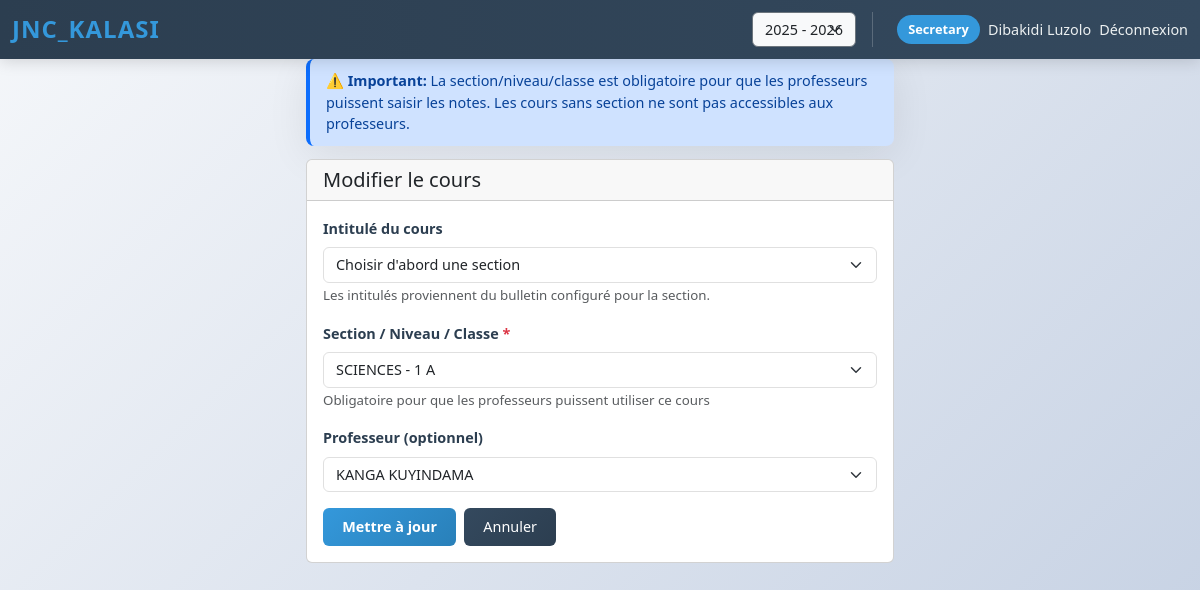
/admin/courses/1/edit (signed in), run on the app's committed database.
### models/__init__.py (models this page shows, shortened)
class User(UserMixin, db.Model):
    __tablename__ = 'users'
    id = db.Column(db.Integer, primary_key=True)
    school_id = db.Column(db.Integer, db.ForeignKey('schools.id'), nullable=True)  # Nullable pour super_admin
    username = db.Column(db.String(80), unique=True, nullable=False)
    password_hash = db.Column(db.String(255), nullable=False)
    role = db.Column(db.Enum('super_admin', 'school_admin', 'secretary', 'discipline', 'professor', name='role_enum'), nullable=False)
    full_name = db.Column(db.String(120), nullable=False)
    email = db.Column(db.String(120))
    created_at = db.Column(db.DateTime, server_default=db.func.now())
    is_active = db.Column(db.Boolean, nullable=False, default=True, server_default=db.text('1'))  # For blocking/unblocking
    last_login_at = db.Column(db.DateTime, nullable=True)
    last_login_ip = db.Column(db.String(45), nullable=True)  # IPv6 compatible
    login_failed_attempts = db.Column(db.Integer, default=0, nullable=False)
    last_failed_login_at = db.Column(db.DateTime, nullable=True)
    last_failed_login_ip = db.Column(db.String(45), nullable=True)
    password_reset_token = db.Column(db.String(100), nullable=True)
    password_reset_expires = db.Column(db.DateTime, nullable=True)
    must_change_password = db.Column(db.Boolean, default=False, nullable=False)
    school = db.relationship('School', back_populates='users')
    courses = db.relationship('Course', back_populates='professor', lazy='dynamic')
    attendance_records = db.relationship('AttendanceRecord', foreign_keys='AttendanceRecord.professor_id', back_populates='professor', lazy='dynamic')
    created_subscriptions = db.relationship('SchoolSubscription', foreign_keys='SchoolSubscription.created_by_user_id', back_populates='created_by_user', lazy='dynamic')
    validated_subscription_payments = db.relationship('SchoolSubscriptionPayment', foreign_keys='SchoolSubscriptionPayment.confirmed_by_user_id', back_populates='confirmed_by_user', lazy='dynamic')
    opened_support_tickets = db.relationship('RemoteSupportTicket', foreign_keys='RemoteSupportTicket.created_by_user_id', back_populates='created_by_user', lazy='dynamic')
    handled_support_tickets = db.relationship('RemoteSupportTicket', foreign_keys='RemoteSupportTicket.handled_by_user_id', back_populates='handled_by_user', lazy='dynamic')
    received_notifications = db.relationship('Notification', foreign_keys='Notification.recipient_id', back_populates='recipient', lazy='dynamic')
    sent_notifications = db.relationship('Notification', foreign_keys='Notification.actor_id', back_populates='actor', lazy='dynamic')
    def is_super_admin(self):
        return self.role == 'super_admin'

class Course(db.Model):
    __tablename__ = 'courses'
    id = db.Column(db.Integer, primary_key=True)
    school_id = db.Column(db.Integer, db.ForeignKey('schools.id'), nullable=False)
    title = db.Column(db.String(120), nullable=False)
    section_id = db.Column(db.Integer, db.ForeignKey('sections.id'), nullable=True)
    professor_id = db.Column(db.Integer, db.ForeignKey('users.id'), nullable=True)
    branch_id = db.Column(db.Integer, db.ForeignKey('bulletin_branches.id'), nullable=True)
    school = db.relationship('School', back_populates='courses')
    section = db.relationship('Section', back_populates='courses')
    professor = db.relationship('User', back_populates='courses')
    branch = db.relationship('BulletinBranch')
    grades = db.relationship('Grade', back_populates='course', lazy='dynamic')
    attendance_records = db.relationship('AttendanceRecord', back_populates='course', lazy='dynamic')

class Section(db.Model):
    __tablename__ = 'sections'
    id = db.Column(db.Integer, primary_key=True)
    school_id = db.Column(db.Integer, db.ForeignKey('schools.id'), nullable=False)
    name = db.Column(db.String(100), nullable=False)
    level = db.Column(db.String(50), nullable=False)
    class_name = db.Column(db.String(20), nullable=False)
    school = db.relationship('School', back_populates='sections')
    students = db.relationship('Student', back_populates='section', lazy='dynamic')
    courses = db.relationship('Course', back_populates='section', lazy='dynamic')

### routes/admin/courses.py (the view, shortened to what this page needs)
@admin_bp.route('/courses/<int:course_id>/edit', methods=['GET', 'POST'])
@login_required
def edit_course(course_id, school_slug=None):
    school_id = get_school_id_for_admin_context() or current_user.school_id
    course = Course.query.filter_by(id=course_id, school_id=school_id).first_or_404()
    sections = Section.query.filter_by(school_id=school_id).order_by(Section.name, Section.level, Section.class_name).all()
    professors = User.query.filter_by(school_id=school_id, role='professor').order_by(User.full_name).all()
    return render_template('admin/edit_course.html', course=course, sections=sections, professors=professors)

### app.py (called while the page is built)
@login_manager.user_loader
def load_user(user_id):
    return db.session.get(User, int(user_id))

@app.before_request
def ensure_schema():
    if not app.config.get('SCHEMA_INITIALIZED', False):
        db.create_all()
        _ensure_school_columns()
        _ensure_bulletin_config_columns()
        _ensure_academic_year_columns()
        _ensure_attendance_columns()
        _ensure_user_roles()
        from models import AcademicYear
        if not AcademicYear.query.first():
            db.session.add(AcademicYear(name="2025 - 2026", is_active=True))
            db.session.commit()
        app.config['SCHEMA_INITIALIZED'] = True

@app.url_value_preprocessor
def pull_school_slug(endpoint, values):
    if not values:
        return
    school_slug = values.get('school_slug', None)  # Don't pop for school_home route
    if school_slug:
        school = School.query.filter_by(slug=school_slug).first()
        if not school:
            abort(404)
        sync_school_activation_with_subscription(school)
        db.session.commit()
        g.school = school
        g.school_slug = school_slug
    else:
        g.school = None
        g.school_slug = None

@app.url_defaults
def add_school_slug(endpoint, values):
    if 'school_slug' in values:
        return
    if not hasattr(g, 'school_slug') or not g.school_slug:
        return
    if endpoint.startswith(('admin.', 'professor.', 'secretary.')):
        values['school_slug'] = g.school_slug

@app.context_processor
def inject_academic_years():
    from models import AcademicYear
    from flask import session
    if 'academic_year' not in session:
        active = AcademicYear.query.filter_by(is_active=True).first()
        if active:
            session['academic_year'] = active.name
        else:
            latest = AcademicYear.query.order_by(AcademicYear.name.desc()).first()
            if latest:
                session['academic_year'] = latest.name
            else:
                session['academic_year'] = "2025 - 2026"
    all_years = [y.name for y in AcademicYear.query.order_by(AcademicYear.name.desc()).all()]
    if not all_years:
        all_years = ["2025 - 2026"]
    return {
        'current_academic_year': session.get('academic_year', '2025 - 2026'),
        'all_academic_years': all_years
    }

### templates/admin/edit_course.html (shortened to what this page needs)
{% extends 'base.html' %}
{% block content %}
<div class="row justify-content-center">
  <div class="col-md-6">
    <div class="alert alert-info" role="alert">
      <strong>⚠️ Important:</strong> La section/niveau/classe est obligatoire pour que les professeurs puissent saisir les notes. Les cours sans section ne sont pas accessibles aux professeurs.
    </div>
    <div class="card">
      <div class="card-header">
        <h5 class="mb-0">Modifier le cours</h5>
      </div>
      <div class="card-body">
        <form method="post">
          <div class="mb-3">
            <label class="form-label">Intitulé du cours</label>
            <select name="title" id="title" class="form-select" required data-current-title="{{ course.title|e }}">
              <option value="">Choisir d'abord une section</option>
            </select>
            <small class="text-muted" id="titleHelpText">Les intitulés proviennent du bulletin configuré pour la section.</small>
          </div>
          <div class="mb-3">
            <label class="form-label">Section / Niveau / Classe <span class="text-danger">*</span></label>
            <select name="section_id" id="section_id" class="form-select" required>
              {% for section in sections %}
              <option value="{{ section.id }}" {% if course.section_id == section.id %}selected{% endif %}>{{ section.name }} - {{ section.level }} {{ section.class_name }}</option>
              {% endfor %}
            </select>
            <small class="text-muted">Obligatoire pour que les professeurs puissent utiliser ce cours</small>
          </div>
          <div class="mb-3">
            <label class="form-label">Professeur (optionnel)</label>
            <select name="professor_id" class="form-select">
              {% for professor in professors %}
              <option value="{{ professor.id }}" {% if course.professor_id == professor.id %}selected{% endif %}>{{ professor.full_name }}</option>
              {% endfor %}
            </select>
          </div>
          <div class="d-flex gap-2">
            <button type="submit" class="btn btn-primary">Mettre à jour</button>
            <a href="{{ url_for('admin.courses') }}" class="btn btn-secondary">Annuler</a>
          </div>
        </form>
      </div>
    </div>
  </div>
</div>
{% endblock %}

### templates/base.html (shortened to what this page needs)
<!doctype html>
<html lang="fr">
<head>
  <link href="https://cdn.jsdelivr.net/npm/bootstrap@5.3.2/dist/css/bootstrap.min.css" rel="stylesheet">
  <link href="{{ url_for('static', filename='css/styles.css') }}" rel="stylesheet">
</head>
<body>
<nav class="navbar navbar-expand-lg navbar-custom">
  <div class="container-fluid">
    {% set school_name = g.school.name if g.school else None %}
    <a class="navbar-brand navbar-brand-school" href="{{ url_for('index') if not current_user.is_authenticated else url_for('auth.redirect_by_role') }}" title="JNC_Kalasi">
      <span class="brand-main">JNC<span>_Kalasi</span></span>
    </a>
    <div class="collapse navbar-collapse" id="navbarNav">
      <ul class="navbar-nav ms-auto">
        {% if current_user.is_authenticated %}
        <li class="nav-item d-flex align-items-center me-3">
          <form method="POST" action="{{ url_for('set_academic_year') }}" class="d-flex align-items-center mb-0">
            <select name="academic_year" class="form-select form-select-sm bg-light text-dark border-secondary" onchange="this.form.submit()" style="width: auto;">
              {% for year in all_academic_years %}
              <option value="{{ year }}" {% if year == current_academic_year %}selected{% endif %}>{{ year }}</option>
              {% endfor %}
            </select>
          </form>
        </li>
        <li class="nav-item d-flex align-items-center nav-user-info">
          <span class="nav-user-badge">{{ current_user.role.replace('_', ' ').title() }}</span>
          <span class="nav-link">{{ current_user.full_name }}</span>
          <a class="nav-link" href="{{ url_for('auth.logout') }}">Déconnexion</a>
        </li>
        {% else %}
        <li class="nav-item">
          <a class="nav-link" href="{{ url_for('auth.login') }}">Connexion</a>
        </li>
        {% endif %}
      </ul>
    </div>
  </div>
</nav>
<div class="dashboard-container">
  {% block content %}{% endblock %}
</div>
</body>
</html>

### static/css/styles.css (style rules this page uses)
:root { --primary-color: #2c3e50; --secondary-color: #3498db; --accent-color: #e74c3c; --success-color: #27ae60; --warning-color: #f39c12; --light-bg: #ecf0f1; --card-shadow: 0 2px 8px rgba(0, 0, 0, 0.1); --transition: all 0.3s ease; }
* { margin: 0; padding: 0; box-sizing: border-box; }
body { font-family: 'Segoe UI', Tahoma, Geneva, Verdana, sans-serif; background: linear-gradient(135deg, #f5f7fa 0%, #c3cfe2 100%); min-height: 100vh; color: #2c3e50; line-height: 1.5; font-size: 0.95rem; margin: 0; padding: 0; }
.navbar-custom { background: linear-gradient(90deg, #2c3e50 0%, #34495e 100%); box-shadow: 0 2px 15px rgba(0, 0, 0, 0.15); padding: 0.4rem 0; position: sticky; top: 0; z-index: 1000; }
.navbar-custom .navbar-brand { font-size: 1.5rem; font-weight: 700; color: #fff !important; letter-spacing: 1px; text-transform: uppercase; margin-right: 0.5rem; }
.navbar-custom .navbar-brand span { color: #3498db; }
.navbar-custom .navbar-brand.navbar-brand-school { display: inline-flex; align-items: center; gap: 0.35rem; max-width: min(56vw, 780px); }
.navbar-custom .navbar-brand .brand-main { display: inline-block; flex-shrink: 0; }
.nav-user-info { display: flex; align-items: center; border-left: 1px solid rgba(255, 255, 255, 0.2); padding-left: 1.5rem; }
.nav-user-badge { background: #3498db; color: white; padding: 0.3rem 0.7rem; border-radius: 20px; font-size: 0.8rem; font-weight: 600; }
.navbar-custom .nav-link { color: #ecf0f1 !important; transition: var(--transition); margin-left: 0.5rem; padding: 0.3rem 0 !important; font-size: 0.9rem; }
.form-control, .form-select { border: 1px solid #e0e0e0; border-radius: 6px; padding: 0.5rem 0.75rem; font-size: 0.9rem; transition: var(--transition); line-height: 1.2; }
.form-label { font-weight: 600; color: #2c3e50; font-size: 0.9rem; margin-bottom: 0.5rem; }
.dashboard-container { padding: 0; margin: 0; }
.btn-primary { background: linear-gradient(135deg, #3498db 0%, #2980b9 100%); border: none; padding: 0.5rem 1.2rem; font-weight: 600; border-radius: 6px; transition: var(--transition); font-size: 0.9rem; }
.btn-secondary { background: linear-gradient(135deg, #34495e 0%, #2c3e50 100%); border: none; color: white; font-size: 0.9rem; padding: 0.5rem 1.2rem; }
.alert { border: none; border-radius: 8px; border-left: 4px solid; padding: 0.7rem 1rem; margin-bottom: 0.8rem; font-size: 0.9rem; }

### data on the page
User: role.replace "Secretary", full_name "Dibakidi Luzolo"
Course: section_id "SCIENCES - 1 A", professor_id "KANGA KUYINDAMA"

### other printed values
form field academic_year "2025 - 2026"
